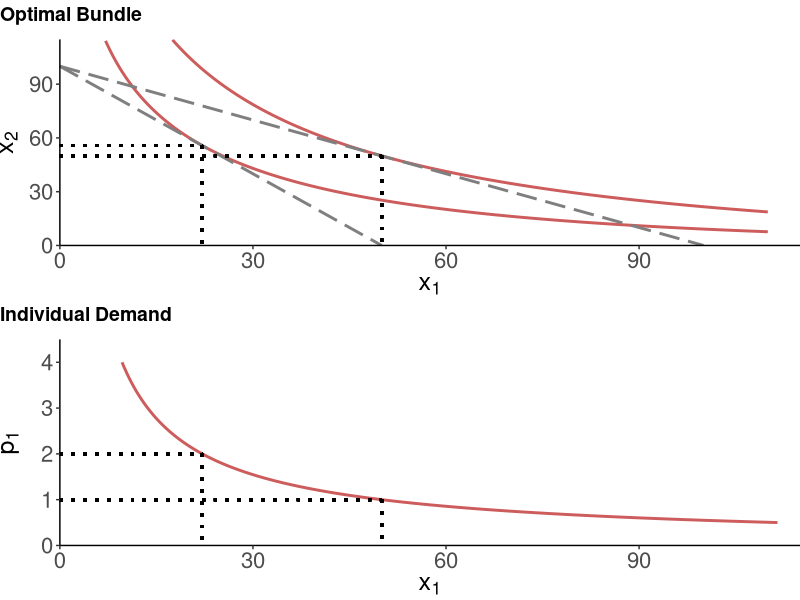

This chart was generated by the following R code:
## ---- chunk 1
knitr::opts_chunk$set(echo = FALSE)
## ---- chunk 2
library(data.table)
library(ggplot2)
library(cowplot)
## ---- chunk 3

x <- seq(0.0,110,0.1)

r <- .25

M <- 100
p1 <- 1
p2 <- 2

xp1 <- (p1^(1/(r-1)))/(p1^(r/(r-1))+1^(r/(r-1)))*M
xp2 <- (p2^(1/(r-1)))/(p2^(r/(r-1))+1^(r/(r-1)))*M

yp1 <- (1^(1/(r-1)))/(1^(r/(r-1))+p1^(r/(r-1)))*M
yp2 <- (1^(1/(r-1)))/(1^(r/(r-1))+p2^(r/(r-1)))*M

U1 <- M*(p1^(r/(r-1))+1^(r/(r-1)))^((1-r)/r)
U2 <- M*(p2^(r/(r-1))+1^(r/(r-1)))^((1-r)/r)

y1 <- (U1^r-x^r)^(1/r)
y2 <- (U2^r-x^r)^(1/r)

b1 <- M/1-p1/1*x
b2 <- M/1-p2/1*x

dt1 <- data.table(x,y1,y2,b1,b2)

gg1 <- ggplot(dt1)+
  geom_line(aes(x=x,y=y1),size=1,color="indianred",na.rm=T)+
  geom_line(aes(x=x,y=y2),size=1,color="indianred",na.rm=T)+
  geom_line(aes(x=x,y=b1),size=1,color="gray50",linetype=5,na.rm=T)+
  geom_line(aes(x=x,y=b2),size=1,color="gray50",linetype=5,na.rm=T)+
  geom_segment(aes(x=0,y=yp1,xend=xp1,yend=yp1),linetype=3,size=1)+
  geom_segment(aes(x=xp1,y=yp1,xend=xp1,yend=0),linetype=3,size=1)+
  geom_segment(aes(x=0,y=yp2,xend=xp2,yend=yp2),linetype=3,size=1)+
  geom_segment(aes(x=xp2,y=yp2,xend=xp2,yend=0),linetype=3,size=1)+
  labs(x=expression(x[1]),y=expression(x[2]))+
  scale_x_continuous(expand=c(0,0),limits=c(0,115))+
  scale_y_continuous(expand=c(0,0),limits=c(0,115))+
  theme_classic()+
  theme(axis.title = element_text(size=18), axis.text = element_text(size=16),plot.margin = margin(1,0,0,0,"cm"))

p <- seq(.5,4,0.01)
xp <- (p^(1/(r-1)))/(p^(r/(r-1))+1^(r/(r-1)))*M

dt2 <- data.table(p,xp)

gg2 <- ggplot(dt2)+
  geom_line(aes(x=xp,y=p),size=1,color="indianred",na.rm=T)+
  geom_segment(aes(x=0,y=p1,xend=xp1,yend=p1),linetype=3,size=1)+
  geom_segment(aes(x=xp1,y=p1,xend=xp1,yend=0),linetype=3,size=1)+
  geom_segment(aes(x=0,y=p2,xend=xp2,yend=p2),linetype=3,size=1)+
  geom_segment(aes(x=xp2,y=p2,xend=xp2,yend=0),linetype=3,size=1)+
  labs(x=expression(x[1]),y=expression(p[1]))+
  scale_x_continuous(expand=c(0,0),limits=c(0,115))+
  scale_y_continuous(expand=c(0,0),limits=c(0,4.5))+
  theme_classic()+
  theme(axis.title = element_text(size=18), axis.text = element_text(size=16),plot.margin = margin(1,0,0,0,"cm"))


plot_grid(gg1,gg2,align="v",nrow=2,labels=c("Optimal Bundle","Individual Demand"),hjust=0)
